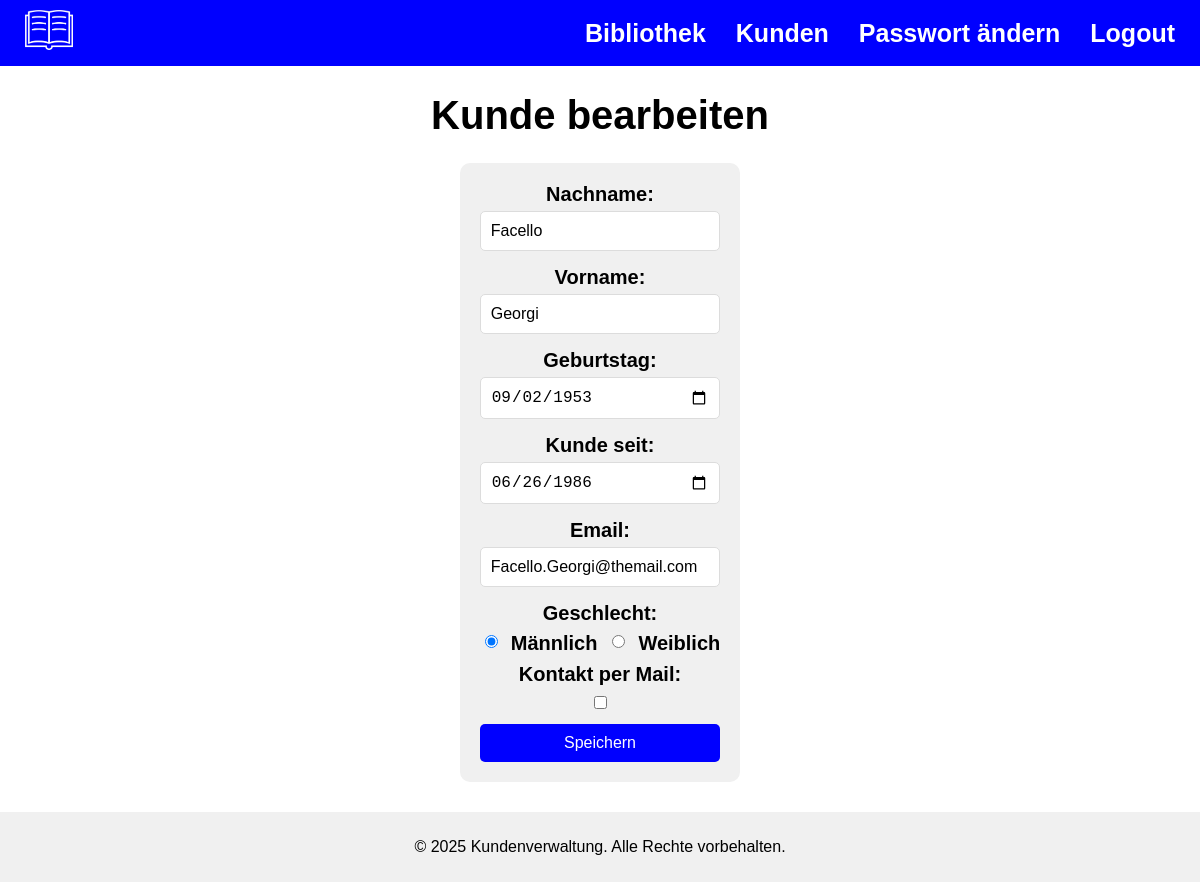
/mod_user.php?id=10001 (signed in), run on the app's committed database.
### tables this page shows
CREATE TABLE `kunden` (
  `kid` int(11) NOT NULL,
  `geburtstag` date NOT NULL,
  `vorname` varchar(50) NOT NULL,
  `name` varchar(50) NOT NULL,
  `geschlecht` enum('M','F') NOT NULL,
  `kunde_seit` date NOT NULL,
  `email` varchar(150) NOT NULL,
  `kontaktpermail` tinyint(4) NOT NULL
);

### mod_user.php (the view, shortened to what this page needs)
<?php
$servername = "localhost";
$username = "root";
$password = "";
$dbname = "books";
$conn = new mysqli($servername, $username, $password, $dbname);
if (isset($_GET['id'])) {
    $customer_id = intval($_GET['id']);
    $stmt = $conn->prepare("SELECT * FROM kunden WHERE kid = ?");
    $stmt->bind_param("i", $customer_id);
    $stmt->execute();
    $result = $stmt->get_result();
    $customer = $result->fetch_assoc();
} else {
    die("Keine Kunden-ID angegeben.");
}
?>
<!DOCTYPE html>
<html lang="de">
<head>
    <link rel="stylesheet" href="styles.css">
</head>
<body>
    <header>
        <nav>
            <ul>
                <li class="logo"><a href="index.html"><img src="../Website mit SQL/images/Buch.png" alt="Logo"></a></li>
                <li><a href="admin.php">Bibliothek</a></li>
                <li><a href="kunden.php">Kunden</a></li>
                <li><a href="passwort.php">Passwort ändern</a></li>
                <li><a href="mod_user.php?logout=1">Logout</a></li>
            </ul>
        </nav>
    </header>
    <main>
        <h1>Kunde bearbeiten</h1>
        <div class="form-container">
            <form method="POST" action="mod_user.php?id=<?php echo $customer_id; ?>">
                <label for="name">Nachname:</label>
                <input type="text" id="name" name="name" value="<?php echo htmlspecialchars($customer['name']); ?>" required>
                <label for="vorname">Vorname:</label>
                <input type="text" id="vorname" name="vorname" value="<?php echo htmlspecialchars($customer['vorname']); ?>" required>
                <label for="geburtstag">Geburtstag:</label>
                <input type="date" id="geburtstag" name="geburtstag" value="<?php echo htmlspecialchars($customer['geburtstag']); ?>" required>
                <label for="kunde_seit">Kunde seit:</label>
                <input type="date" id="kunde_seit" name="kunde_seit" value="<?php echo htmlspecialchars($customer['kunde_seit']); ?>" required>
                <label for="email">Email:</label>
                <input type="email" id="email" name="email" value="<?php echo htmlspecialchars($customer['email']); ?>" required>
                <label>Geschlecht:</label>
                <div style="display: inline-flex; gap: 10px;">
                    <input type="radio" id="geschlecht_m" name="geschlecht" value="M" <?php echo $customer['geschlecht'] === 'M' ? 'checked' : ''; ?>>
                    <label for="geschlecht_m">Männlich</label>
                    <input type="radio" id="geschlecht_f" name="geschlecht" value="F" <?php echo $customer['geschlecht'] === 'F' ? 'checked' : ''; ?>>
                    <label for="geschlecht_f">Weiblich</label>
                </div>
                <label for="kontaktpermail">Kontakt per Mail:</label>
                <input type="checkbox" id="kontaktpermail" name="kontaktpermail" <?php echo $customer['kontaktpermail'] ? 'checked' : ''; ?>>
                <button type="submit">Speichern</button>
            </form>
        </div>
    </main>
    <footer>
        <p>&copy; 2025 Kundenverwaltung. Alle Rechte vorbehalten.</p>
    </footer>
</body>
</html>

### styles.css (style rules this page uses)
body { font-family: Arial, sans-serif; margin: 0; padding: 0; background-color: white; display: flex; flex-direction: column; min-height: 100vh; }
nav { background-color: blue; padding: 10px; }
nav ul { list-style: none; display: flex; justify-content: space-between; align-items: center; margin: 0; padding: 0; }
nav .logo { margin-right: auto; }
nav li { margin: 0 15px; }
nav a { color: white; text-decoration: none; font-size: 25px; font-weight: bold; transition: color 0.3s; }
.logo img { height: 40px; filter: invert(100%); }
main { flex: 1; text-align: center; display: flex; flex-direction: column; justify-content: center; align-items: center; font-size: 20px; }
h1 { margin-bottom: -5px; }
footer { text-align: center; padding: 10px 0; background-color: rgb(240, 240, 240); }
form { background-color: rgb(240, 240, 240); padding: 20px; border-radius: 10px; margin: 30px; }
form label { display: block; margin-bottom: 5px; font-weight: bold; }
form input, form select, form textarea { width: calc(100% - 22px); padding: 10px; margin-bottom: 15px; border: 1px solid rgb(220, 220, 220); border-radius: 5px; font-size: 16px; }
form button { width: 100%; padding: 10px; background-color: blue; color: white; border: none; border-radius: 5px; font-size: 16px; cursor: pointer; transition: background-color 0.3s; }

### data on the page
kunden: name "Facello", vorname "Georgi", geburtstag "09/02/1953", kunde_seit "06/26/1986", email "Facello.Georgi@themail.com", geschlecht "☑ Männlich", geschlecht "☐ Weiblich"
